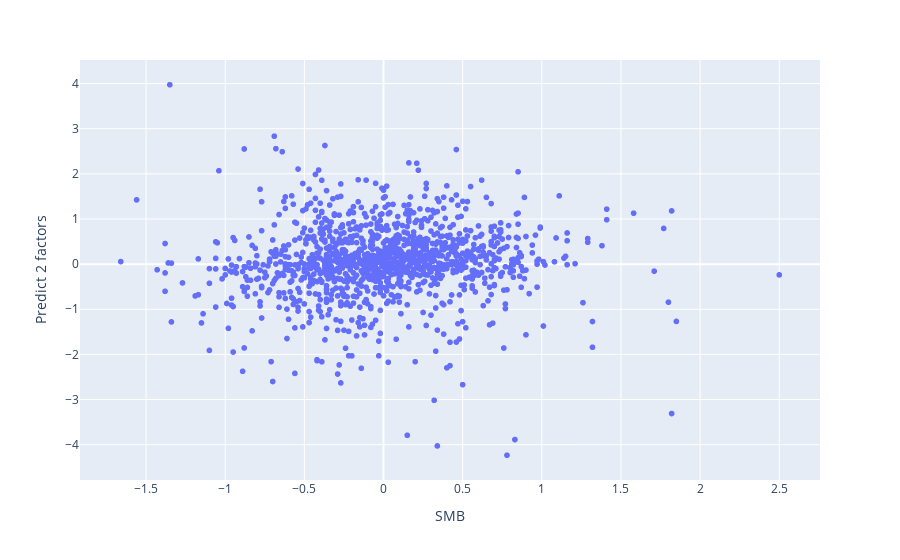

Notebook source saved alongside this figure:
### Code cell
px.scatter(data, x ='SMB', y='Predict 2 factors')

### Figure 1 — Plotly figure (JSON) as saved in the notebook; plotly's stock layout.template omitted (floating-point values rounded to 4 significant figures; data arrays with more than 128 entries replaced by an {"elided": "..."} marker saying what was removed)
{"data": [{"hovertemplate": "SMB=%{x}<br>Predict 2 factors=%{y}<extra></extra>", "legendgroup": "", "marker": {"color": "#636efa", "symbol": "circle"}, "mode": "markers", "name": "", "showlegend": false, "type": "scattergl", "x": {"elided": "1258 float values"}, "xaxis": "x", "y": {"elided": "1258 float values"}, "yaxis": "y"}], "layout": {"autosize": true, "legend": {"tracegroupgap": 0}, "margin": {"t": 60}, "xaxis": {"anchor": "y", "autorange": true, "domain": [0, 1], "range": [-1.923, 2.763], "title": {"text": "SMB"}, "type": "linear"}, "yaxis": {"anchor": "x", "autorange": true, "domain": [0, 1], "range": [-4.87, 4.609], "title": {"text": "Predict 2 factors"}, "type": "linear"}}}
